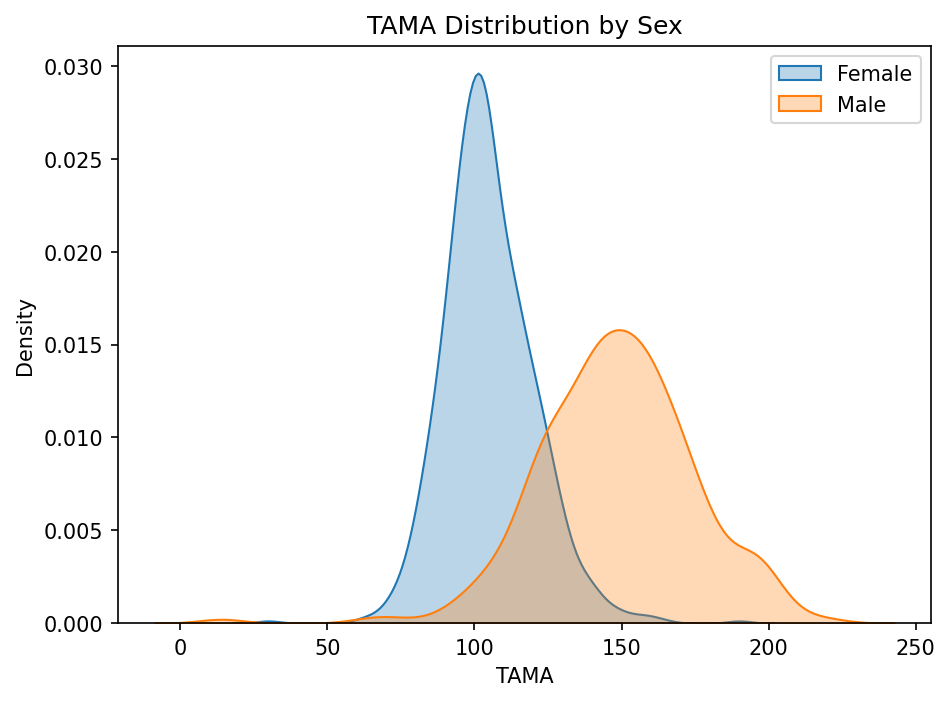
#> input picture 연구코드/results/0508/TAMA/Distribution_by_Sex.png, 950 x 701 px
$ python -i patient_info.py   (imports and definitions only)
#> lines starting #> are read from the running program, lines starting #| are printed output that depends on the picture; after the words box and inside, x2 and y2 are one past the last pixel; in counts of white or black regions, pixels touching at a corner belong together
import os
os.environ["OMP_NUM_THREADS"]      = "1"
os.environ["MKL_NUM_THREADS"]      = "1"
os.environ["OPENBLAS_NUM_THREADS"] = "1"

import numpy as np
import pandas as pd
import cv2
from pathlib import Path

# ─── 경로 설정 ────────────────────────────────────────────────────────────────
SITE            = "신촌"
IMAGE_DIR       = Path(rf"C:\Users\user\Desktop\Study\data\AEC\{SITE}\raw\Image")
DLO_EXCEL_PATH  = Path(rf"C:\Users\user\Desktop\Study\data\AEC\{SITE}\raw\{SITE}_DLO_Results.xlsx")
INFO_EXCEL_PATH = Path(rf"C:\Users\user\Desktop\Study\data\AEC\{SITE}\raw\{SITE}_patient_info.xlsx")

AEC_POINTS = 128


# ─── AEC 추출 함수 ────────────────────────────────────────────────────────────
def extract_aec(image_path: Path, n_points: int = AEC_POINTS) -> np.ndarray:
#> called with n_points = 128
    raw = np.fromfile(str(image_path), dtype=np.uint8)
    if raw.size == 0:
        raise ValueError(f"Empty file: {image_path}")
    image_bgr = cv2.imdecode(raw, cv2.IMREAD_COLOR)
#> image_bgr is the input picture: shape (701, 950, 3); mean B, G, R 242.2, 243.7, 245.1
    if image_bgr is None:
        raise ValueError(f"Decode failed: {image_path}")

    hsv        = cv2.cvtColor(image_bgr, cv2.COLOR_BGR2HSV)
#> hsv: shape (701, 950, 3); mean H, S, V 7.7, 10.1, 248.2
    lower_blue = np.array([100, 80, 80],   dtype=np.uint8)
    upper_blue = np.array([130, 255, 255], dtype=np.uint8)
    blue_mask  = cv2.inRange(hsv, lower_blue, upper_blue)
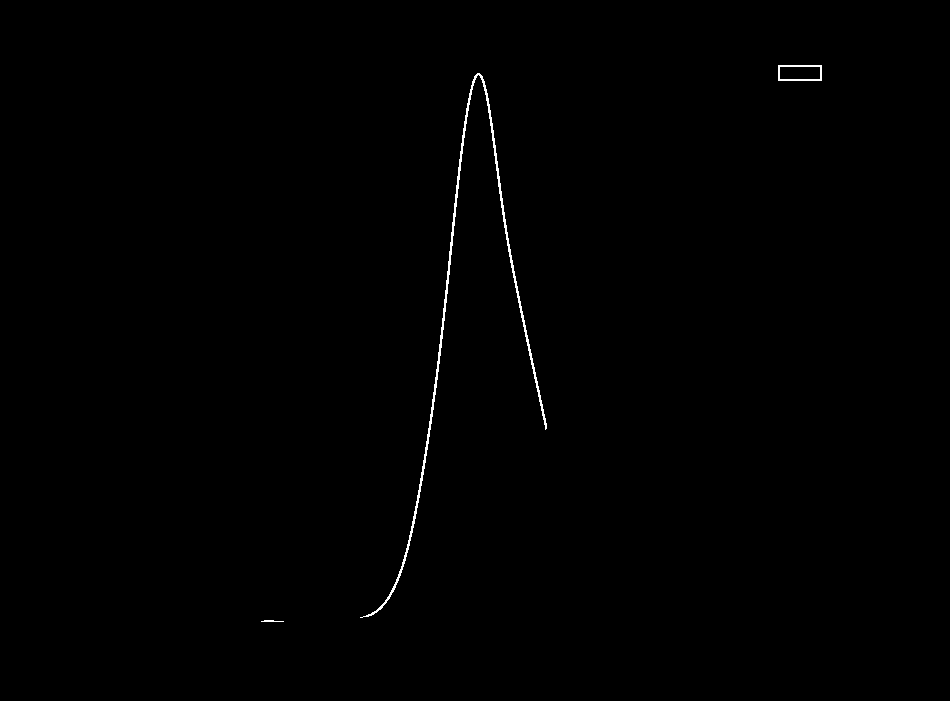
#> blue_mask: shape (701, 950); 0.37% white in thin lines or dots, all inside (x1, y1, x2, y2) = (261, 65, 822, 622)
    kernel     = np.ones((3, 3), np.uint8)
    blue_mask  = cv2.morphologyEx(blue_mask, cv2.MORPH_CLOSE, kernel)

    y_idx, x_idx = np.where(blue_mask > 0)
#> y_idx = 2481 values from 65 to 621; x_idx = 2481 values, max 821 at index 43, min 261 at index 2458, mean 492.3
    if len(x_idx) == 0:
        raise ValueError(f"Blue line not found: {image_path}")

    unique_x = np.unique(x_idx)
#> unique_x = 254 values from 261 to 821
    mean_y   = np.array([y_idx[x_idx == x].mean() for x in unique_x], dtype=float)
#> mean_y = 254 values, max 621 at index 0, min 72.5 at index 210, mean 336
    target_x = np.linspace(unique_x.min(), unique_x.max(), n_points)
#> target_x = 128 values from 261 to 821
    interp_y = np.interp(target_x, unique_x, mean_y)
#> interp_y = 128 values, max 621 at index 0, min 72.5 at index 118, mean 338.6

    return image_bgr.shape[0] - interp_y


# ─── 1. 기존 patient_info 로드 ────────────────────────────────────────────────
# [1 line that did not run here, left out]
# [1 line not run here, left out]


# ─── 2. TAMA 집계 ─────────────────────────────────────────────────────────────
# [1 line that did not run here, left out]
# [5 lines that did not run here, left out]
# [1 line that did not run here, left out]

# [6 lines that did not run here, left out]
# [1 line not run here, left out]


# ─── 3. AEC 추출 → 128 포인트 → 하나의 컬럼에 저장 ──────────────────────────
failures    = []
feature_rows = []

# [16 lines not run here, left out]

df_features = pd.DataFrame(feature_rows)


# ─── 4. TAMA 컬럼 추가 ───────────────────────────────────────────────────────
# [1 line that did not run here, left out]


# ─── 5. patient_info에 merge 후 저장 ─────────────────────────────────────────
# [1 line that did not run here, left out]

# [17 lines not run here, left out]

>>> result = extract_aec('../../results/0508/TAMA/Distribution_by_Sex.png')
#> result = 128 values, max 628.5 at index 118, min 80 at index 0, mean 362.4
